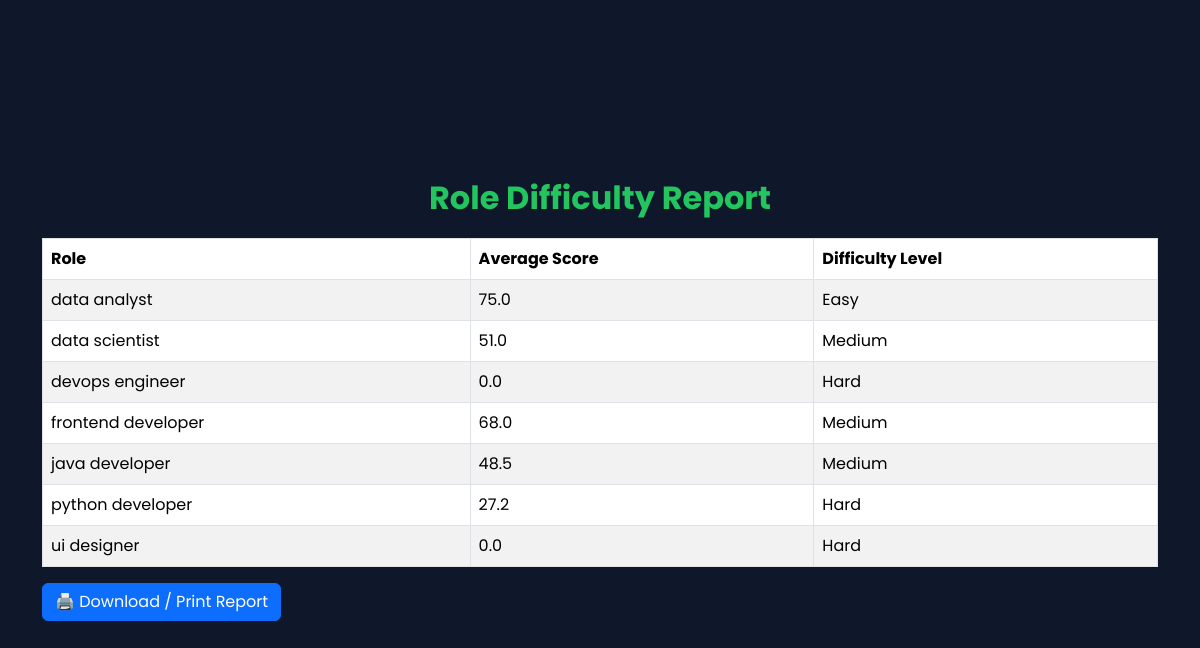
Screenshot of /harder_section with the database file from the repository.
### main_app.py (models this page shows)
class interview_data(db.Model):
    id=db.Column(db.Integer,primary_key=True)
    name=db.Column(db.String(150),nullable=False)
    email = db.Column(db.String(150), nullable=False)
    interview_type=db.Column(db.String(100),nullable=False)
    role=db.Column(db.String(100),nullable=False)
    date=db.Column(db.Date(),nullable=False)
    time=db.Column(db.Time(),nullable=False)
    score = db.Column(db.Float,nullable=True)
    status=db.Column(db.String(100),nullable=True)

### main_app.py (the view)
@app.route('/harder_section')
def harder_section():
    data = db.session.query(
        interview_data.role,
        func.avg(interview_data.score).label("avg_score")
    ).group_by(
        interview_data.role
    ).all()
    result = []
    for role, avg_score in data:
        if avg_score < 40:
            level = "Hard"
        elif avg_score < 70:
            level = "Medium"
        else:
            level = "Easy"
        result.append({
            "role": role,
            "avg_score": round(avg_score,2),
            "level": level
        })
    return render_template(
        "harder_section.html",
        data=result
    )

### main_app.py (called while the page is built)
@app.after_request
def add_header(response):
    response.headers["Cache-Control"] = "no-cache, no-store, must-revalidate"
    response.headers["Pragma"] = "no-cache"
    response.headers["Expires"] = "0"
    return response

### templates/harder_section.html (shortened to what this page needs)
{% extends 'base_without_navbar.html' %}
{% block body %}
<div class="container">
<h2 class="title">Role Difficulty Report</h2>
<table class="table table-bordered table-striped">
<thead>
<tr>
<th>Role</th>
<th>Average Score</th>
<th>Difficulty Level</th>
</tr>
</thead>
<tbody>
{% for row in data %}
<tr>
<td>{{ row.role }}</td>
<td>{{ row.avg_score }}</td>
<td>{{ row.level }}</td>
</tr>
{% endfor %}
</tbody>
</table>
<button onclick="printReport()" class="btn btn-primary">
🖨️ Download / Print Report
</button>
</div>
{% endblock %}

### static/css/upcoming_interview.css (style rules this page uses)
body { font-family: "Poppins", sans-serif; background: linear-gradient(to right, #0f172a, #1e293b); color: white; min-height: 100vh; display: flex; align-items: center; justify-content: center; }
h2 { color: #22c55e; font-weight: bold; }

### static/css/interview_conduct.css (style rules this page uses)
body { font-family: "Poppins", sans-serif; background: linear-gradient(to right, #0f172a, #1e293b); color: white; min-height: 100vh; margin: 0; padding: 20px; }

### static/css/home_without_login.css (style rules this page uses)
body { font-family: "Poppins", sans-serif; background: #0f172a; color: white; }

### static/css/login.css (style rules this page uses)
body { font-family: "Poppins", sans-serif; background: linear-gradient(to right, #1e293b, #0f172a); min-height: 100vh; display: flex; align-items: center; justify-content: center; }

### static/css/feedback.css (style rules this page uses)
body { font-family: "Poppins", sans-serif; background: #0f172a; color: white; min-height: 100vh; display: flex; justify-content: center; align-items: center; padding: 20px; }

### templates/harder_section.html (style rules this page uses)
.title { text-align:center; margin-bottom:20px; font-weight:bold; }

### rows the page displays
interview_data: role "data analyst", avg_score "75.0", level "Easy"
interview_data: role "devops engineer", avg_score "0.0", level "Hard"
interview_data: role "frontend developer", avg_score "68.0", level "Medium"

### other values shown
{{ row.role }} "data scientist" "java developer" "python developer" "ui designer"
{{ row.avg_score }} "51.0" "48.5" "27.2" "0.0"
{{ row.level }} "Medium" "Medium" "Hard" "Hard"
